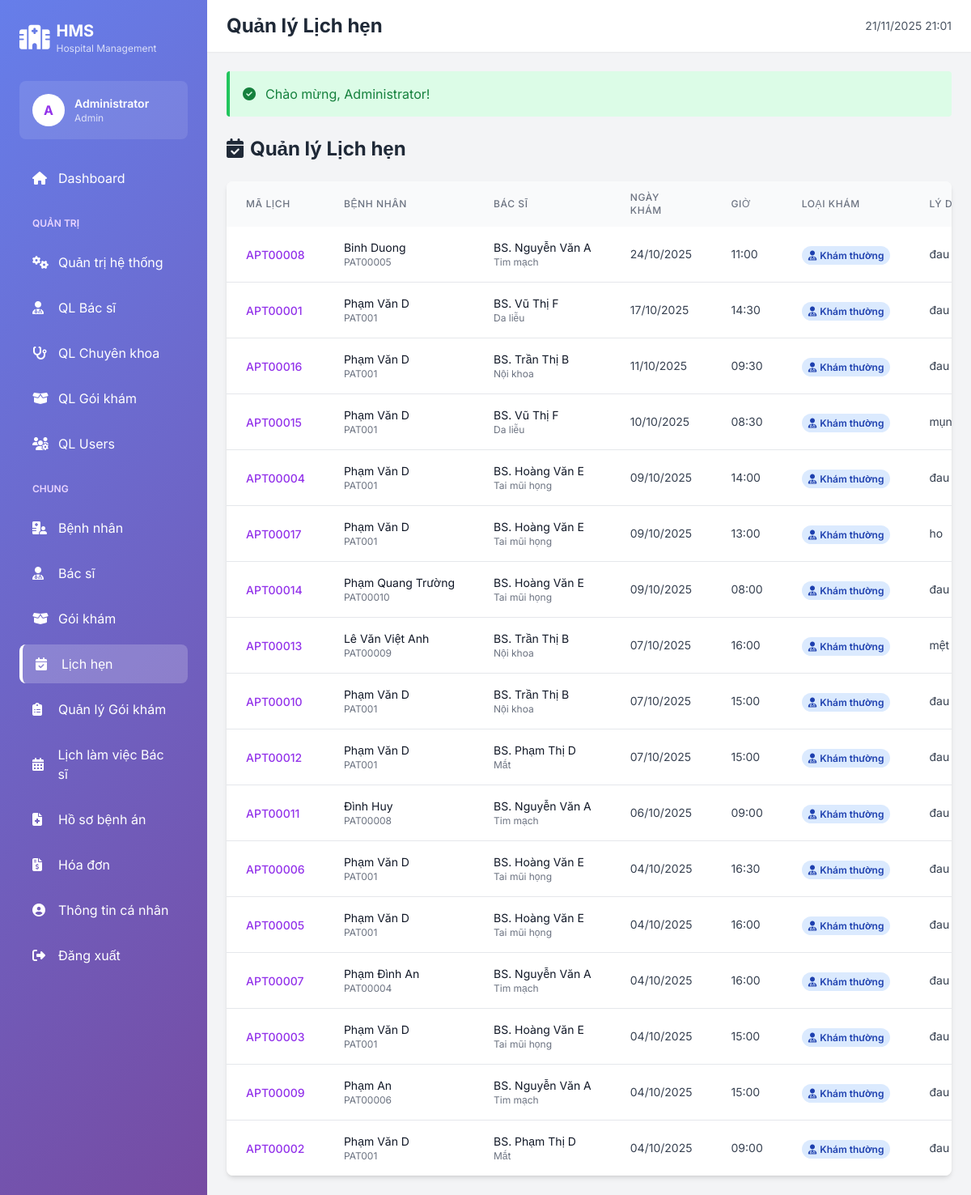
Page /WebBenhvien/hospital-management-system/public/appointments (signed in) on the committed database.
### tables this page shows
CREATE TABLE `appointments` (
  `id` int(11) NOT NULL,
  `appointment_code` varchar(20) NOT NULL,
  `patient_id` int(11) NOT NULL,
  `doctor_id` int(11) NOT NULL,
  `coordinator_doctor_id` int(11) DEFAULT NULL,
  `package_id` int(11) DEFAULT NULL,
  `total_price` decimal(10,2) DEFAULT 0.00,
  `appointment_date` date NOT NULL,
  `appointment_time` time NOT NULL,
  `reason` text DEFAULT NULL,
  `status` enum('pending','confirmed','completed','cancelled','late_cancelled','no_show') DEFAULT 'pending',
  `appointment_type` enum('regular','package') DEFAULT 'regular',
  `notes` text DEFAULT NULL,
  `confirmed_at` timestamp NULL DEFAULT NULL,
  `completed_at` timestamp NULL DEFAULT NULL,
  `cancelled_at` timestamp NULL DEFAULT NULL,
  `cancellation_reason` text DEFAULT NULL,
  `cancellation_fee` decimal(10,2) DEFAULT 0.00,
  `created_at` timestamp NOT NULL DEFAULT current_timestamp(),
  `updated_at` timestamp NOT NULL DEFAULT current_timestamp() ON UPDATE current_timestamp()
);

CREATE TABLE `users` (
  `id` int(11) NOT NULL,
  `username` varchar(50) NOT NULL,
  `email` varchar(100) NOT NULL,
  `password` varchar(255) NOT NULL,
  `full_name` varchar(100) NOT NULL,
  `phone` varchar(20) DEFAULT NULL,
  `date_of_birth` date DEFAULT NULL,
  `gender` enum('male','female','other') DEFAULT 'other',
  `address` text DEFAULT NULL,
  `avatar` varchar(255) DEFAULT NULL,
  `role` enum('admin','doctor','patient','staff','receptionist') DEFAULT 'patient',
  `is_active` tinyint(1) DEFAULT 1,
  `created_at` timestamp NOT NULL DEFAULT current_timestamp(),
  `updated_at` timestamp NOT NULL DEFAULT current_timestamp() ON UPDATE current_timestamp()
);

CREATE TABLE `patients` (
  `id` int(11) NOT NULL,
  `user_id` int(11) NOT NULL,
  `patient_code` varchar(20) NOT NULL,
  `date_of_birth` date DEFAULT NULL,
  `gender` enum('male','female','other') DEFAULT NULL,
  `address` text DEFAULT NULL,
  `blood_type` varchar(5) DEFAULT NULL,
  `allergies` text DEFAULT NULL,
  `medical_history` text DEFAULT NULL,
  `emergency_contact` varchar(100) DEFAULT NULL,
  `emergency_phone` varchar(20) DEFAULT NULL,
  `insurance_number` varchar(50) DEFAULT NULL,
  `insurance_provider` varchar(100) DEFAULT NULL,
  `updated_at` timestamp NOT NULL DEFAULT current_timestamp() ON UPDATE current_timestamp()
);

CREATE TABLE `specializations` (
  `id` int(11) NOT NULL,
  `name` varchar(100) NOT NULL,
  `description` text DEFAULT NULL,
  `min_age` int(11) DEFAULT 0,
  `max_age` int(11) DEFAULT 150,
  `gender_requirement` enum('male','female','both') DEFAULT 'both',
  `icon` varchar(50) DEFAULT 'fa-stethoscope',
  `is_active` tinyint(1) DEFAULT 1,
  `created_at` timestamp NOT NULL DEFAULT current_timestamp(),
  `updated_at` timestamp NOT NULL DEFAULT current_timestamp() ON UPDATE current_timestamp()
);

### app/Views/appointments/index.php (the view, shortened to what the rows shown need)
<div class="bg-white rounded-lg shadow-md overflow-hidden">
    <?php
    $hasAppointments = !empty($appointments) || !empty($regularAppointments) || !empty($packageAppointments);
    ?>
    <?php if (!$hasAppointments): ?>
        <div class="p-12 text-center">
            <i class="fas fa-calendar-times text-6xl text-gray-300 mb-4"></i>
            <p class="text-gray-500 text-lg mb-4">Chưa có lịch hẹn nào</p>
            <?php if (Auth::isPatient()): ?>
            <a href="<?= APP_URL ?>/appointments/create"
               class="inline-flex items-center px-6 py-3 gradient-bg text-white rounded-lg hover:opacity-90 transition">
                <i class="fas fa-plus mr-2"></i>Đặt lịch khám ngay
            </a>
            <?php endif; ?>
        </div>
    <?php else: ?>
        <div class="overflow-x-auto">
            <table class="w-full">
                <thead class="bg-gray-50">
                    <tr>
                        <th class="px-6 py-3 text-left text-xs font-medium text-gray-500 uppercase tracking-wider">Mã lịch</th>
                        <?php if (!Auth::isPatient()): ?>
                        <th class="px-6 py-3 text-left text-xs font-medium text-gray-500 uppercase tracking-wider">Bệnh nhân</th>
                        <?php endif; ?>
                        <?php if (!Auth::isDoctor()): ?>
                        <th class="px-6 py-3 text-left text-xs font-medium text-gray-500 uppercase tracking-wider">Bác sĩ</th>
                        <?php endif; ?>
                        <th class="px-6 py-3 text-left text-xs font-medium text-gray-500 uppercase tracking-wider">Ngày khám</th>
                        <th class="px-6 py-3 text-left text-xs font-medium text-gray-500 uppercase tracking-wider">Giờ</th>
                        <th class="px-6 py-3 text-left text-xs font-medium text-gray-500 uppercase tracking-wider">Loại khám</th>
                        <th class="px-6 py-3 text-left text-xs font-medium text-gray-500 uppercase tracking-wider">Lý do</th>
                    </tr>
                </thead>
                <tbody class="bg-white divide-y divide-gray-200">
                    <?php
                    $displayAppointments = !empty($appointments) ? $appointments : $regularAppointments;
                    ?>
                    <?php foreach ($displayAppointments as $apt): ?>
                    <?php
                    $isPackageAppointment = !empty($apt['package_appointment_id']);
                    $rowClass = $isPackageAppointment ? 'bg-yellow-50 hover:bg-yellow-100' : 'hover:bg-gray-50';
                    ?>
                    <tr class="<?= $rowClass ?>">
                        <td class="px-6 py-4 whitespace-nowrap">
                            <?php if ($isPackageAppointment): ?>
                                <a href="<?= APP_URL ?>/package-appointments/<?= $apt['package_appointment_id'] ?>"
                                   class="text-sm font-medium text-purple-600 hover:text-purple-900">
                                    <?= htmlspecialchars($apt['appointment_code']) ?>
                                </a>
                            <?php else: ?>
                                <a href="<?= APP_URL ?>/appointments/<?= $apt['id'] ?>"
                                   class="text-sm font-medium text-purple-600 hover:text-purple-900">
                                    <?= htmlspecialchars($apt['appointment_code']) ?>
                                </a>
                            <?php endif; ?>
                        </td>
                        <?php if (!Auth::isPatient()): ?>
                        <td class="px-6 py-4 whitespace-nowrap">
                            <div class="text-sm text-gray-900"><?= htmlspecialchars($apt['patient_name']) ?></div>
                            <div class="text-xs text-gray-500"><?= htmlspecialchars($apt['patient_code']) ?></div>
                        </td>
                        <?php endif; ?>
                        <?php if (!Auth::isDoctor()): ?>
                        <td class="px-6 py-4 whitespace-nowrap">
                            <?php if ($isPackageAppointment && !empty($apt['assigned_doctors'])): ?>
                                <?php
                                $as = (int)($apt['assigned_count'] ?? 0);
                                $ts = (int)($apt['total_services'] ?? 0);
                                if ($ts > 0) {
                                    if ($as === 0) {
                                        $assignLabel = '<span class="px-2 py-0.5 text-xs rounded-full bg-yellow-100 text-yellow-800">Chưa phân công</span>';
                                    } elseif ($as < $ts) {
                                        $assignLabel = '<span class="px-2 py-0.5 text-xs rounded-full bg-orange-100 text-orange-800">Đã phân công (còn thiếu) '. $as .'/'. $ts .' dịch vụ</span>';
                                    } else {
                                        $assignLabel = '<span class="px-2 py-0.5 text-xs rounded-full bg-green-100 text-green-800">Đã phân công đầy đủ '. $as .'/'. $ts .' dịch vụ</span>';
                                    }
                                    echo $assignLabel;
                                }
                                ?>
                            <?php else: ?>
                                <?php if (!empty($apt['doctor_name'])): ?>
                                    <div class="text-sm text-gray-900"><?= htmlspecialchars($apt['doctor_name']) ?></div>
                                    <div class="text-xs text-gray-500"><?= htmlspecialchars($apt['specialization']) ?></div>
                                <?php endif; ?>
                            <?php endif; ?>
                        </td>
                        <?php endif; ?>
                        <td class="px-6 py-4 text-sm text-gray-700">
                            <?php if ($isPackageAppointment && !empty($apt['appointment_dates'])): ?>
                                <?php
                                $formattedDates = array_map(function($date) {
                                    return date('d/m/Y', strtotime($date));
                                }, $apt['appointment_dates']);
                                echo implode(', ', $formattedDates);
                                ?>
                            <?php else: ?>
                                <?= date('d/m/Y', strtotime($apt['appointment_date'])) ?>
                            <?php endif; ?>
                        </td>
                        <td class="px-6 py-4 whitespace-nowrap text-sm text-gray-700">
                            <?php if ($isPackageAppointment): ?>
                                <span class="text-gray-500 italic">Nhiều giờ</span>
                            <?php elseif (!empty($apt['appointment_time'])): ?>
                                <?= date('H:i', strtotime($apt['appointment_time'])) ?>
                            <?php else: ?>
                                <span class="text-gray-400 italic">Chưa xác định</span>
                            <?php endif; ?>
                        </td>
                        <td class="px-6 py-4 whitespace-nowrap">
                            <?php if ($isPackageAppointment): ?>
                                <span class="px-2 py-1 text-xs font-semibold rounded-full bg-purple-100 text-purple-800">
                                    <i class="fas fa-box-open mr-1"></i>Khám theo gói
                                </span>
                            <?php else: ?>
                                <span class="px-2 py-1 text-xs font-semibold rounded-full bg-blue-100 text-blue-800">
                                    <i class="fas fa-user-md mr-1"></i>Khám thường
                                </span>
                            <?php endif; ?>
                        </td>
                        <td class="px-6 py-4">
                            <div class="text-sm text-gray-700 max-w-xs truncate"><?= htmlspecialchars($apt['reason']) ?></div>
                        </td>
                    </tr>
                    <?php endforeach; ?>
                </tbody>
            </table>
        </div>
    <?php endif; ?>
</div>
<?php
require_once APP_PATH . '/Views/layouts/main.php';
?>

### rows in the picture
appointments: appointment_code "APT00008", users.full_name "Binh Duong", patient.patient_code "PAT00005", users.full_name "BS. Nguyễn Văn A", specializations.name "Tim mạch", appointment_date "24/10/2025", appointment_time "11:00", reason "đau…"
appointments: appointment_code "APT00001", users.full_name "Phạm Văn D", patient.patient_code "PAT001", users.full_name "BS. Vũ Thị F", specializations.name "Da liễu", appointment_date "17/10/2025", appointment_time "14:30", reason "đau…"
appointments: appointment_code "APT00016", users.full_name "Phạm Văn D", patient.patient_code "PAT001", users.full_name "BS. Trần Thị B", specializations.name "Nội khoa", appointment_date "11/10/2025", appointment_time "09:30", reason "đau…"
appointments: appointment_code "APT00015", users.full_name "Phạm Văn D", patient.patient_code "PAT001", users.full_name "BS. Vũ Thị F", specializations.name "Da liễu", appointment_date "10/10/2025", appointment_time "08:30", reason "mụn"
appointments: appointment_code "APT00004", users.full_name "Phạm Văn D", patient.patient_code "PAT001", users.full_name "BS. Hoàng Văn E", specializations.name "Tai mũi họng", appointment_date "09/10/2025", appointment_time "14:00", reason "đau…"
appointments: appointment_code "APT00017", users.full_name "Phạm Văn D", patient.patient_code "PAT001", users.full_name "BS. Hoàng Văn E", specializations.name "Tai mũi họng", appointment_date "09/10/2025", appointment_time "13:00", reason "ho"
appointments: appointment_code "APT00014", users.full_name "Phạm Quang Trường", patient.patient_code "PAT00010", users.full_name "BS. Hoàng Văn E", specializations.name "Tai mũi họng", appointment_date "09/10/2025", appointment_time "08:00", reason "đau…"
appointments: appointment_code "APT00013", users.full_name "Lê Văn Việt Anh", patient.patient_code "PAT00009", users.full_name "BS. Trần Thị B", specializations.name "Nội khoa", appointment_date "07/10/2025", appointment_time "16:00", reason "mệt…"
appointments: appointment_code "APT00010", users.full_name "Phạm Văn D", patient.patient_code "PAT001", users.full_name "BS. Trần Thị B", specializations.name "Nội khoa", appointment_date "07/10/2025", appointment_time "15:00", reason "đau…"
appointments: appointment_code "APT00012", users.full_name "Phạm Văn D", patient.patient_code "PAT001", users.full_name "BS. Phạm Thị D", specializations.name "Mắt", appointment_date "07/10/2025", appointment_time "15:00", reason "đau…"
appointments: appointment_code "APT00011", users.full_name "Đình Huy", patient.patient_code "PAT00008", users.full_name "BS. Nguyễn Văn A", specializations.name "Tim mạch", appointment_date "06/10/2025", appointment_time "09:00", reason "đau…"
appointments: appointment_code "APT00006", users.full_name "Phạm Văn D", patient.patient_code "PAT001", users.full_name "BS. Hoàng Văn E", specializations.name "Tai mũi họng", appointment_date "04/10/2025", appointment_time "16:30", reason "đau…"
appointments: appointment_code "APT00005", users.full_name "Phạm Văn D", patient.patient_code "PAT001", users.full_name "BS. Hoàng Văn E", specializations.name "Tai mũi họng", appointment_date "04/10/2025", appointment_time "16:00", reason "đau…"
appointments: appointment_code "APT00007", users.full_name "Phạm Đình An", patient.patient_code "PAT00004", users.full_name "BS. Nguyễn Văn A", specializations.name "Tim mạch", appointment_date "04/10/2025", appointment_time "16:00", reason "đau…"
appointments: appointment_code "APT00003", users.full_name "Phạm Văn D", patient.patient_code "PAT001", users.full_name "BS. Hoàng Văn E", specializations.name "Tai mũi họng", appointment_date "04/10/2025", appointment_time "15:00", reason "đau…"
appointments: appointment_code "APT00009", users.full_name "Phạm An", patient.patient_code "PAT00006", users.full_name "BS. Nguyễn Văn A", specializations.name "Tim mạch", appointment_date "04/10/2025", appointment_time "15:00", reason "đau…"
appointments: appointment_code "APT00002", users.full_name "Phạm Văn D", patient.patient_code "PAT001", users.full_name "BS. Phạm Thị D", specializations.name "Mắt", appointment_date "04/10/2025", appointment_time "09:00", reason "đau…"

### other values in the picture
substr(Auth::user()['full_name'], 0, 1) "A"
Auth::user()['full_name'] "Administrator"
Auth::role() "Admin"
$page_title "Quản lý Lịch hẹn"
$_SESSION['success'] "Chào mừng, Administrator!"
